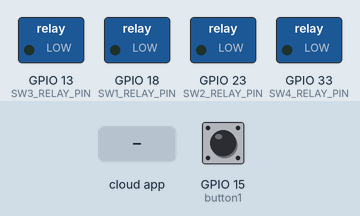
A sketch run on a simulated ESP32. Parts: switched loads named in the sketch (green lamp = pin HIGH). The inputs (shaded band) are chosen by the test bench; at power-on: GPIO 15 (button1) LOW. EEPROM starts erased.

Above: at 1.2 s.
1.3 s: GPIO 15 (button1) pulled HIGH for 0.15 s
At 2.1 s:
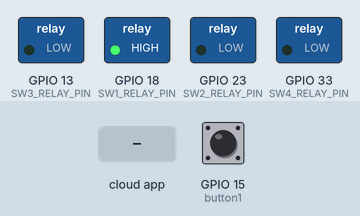
2.9 s: the phone or cloud app sets switch2 to 1
At 3.3 s:
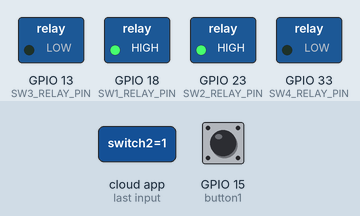
4.4 s: the phone or cloud app sets switch1 to 0
At 5.6 s:
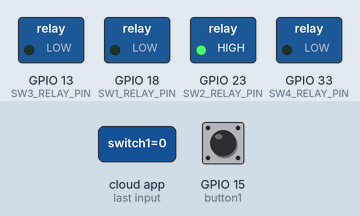
5.9 s: the phone or cloud app sets switch3 to 1
At 6.8 s:
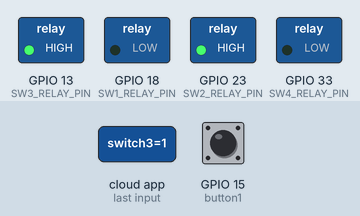
7.4 s: the phone or cloud app sets switch4 to 1
At 8.0 s:
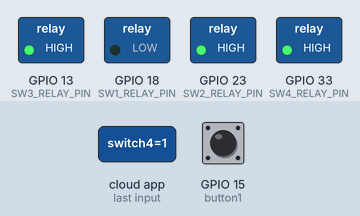
8.9 s: the phone or cloud app sets switch1 to 1
At 9.2 s:
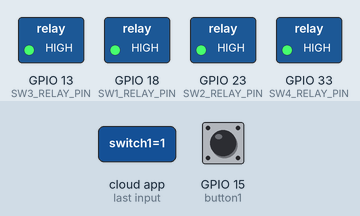
Timing chart, 0 to 11.4 s (numbered marks = the images above; inputs shaded):
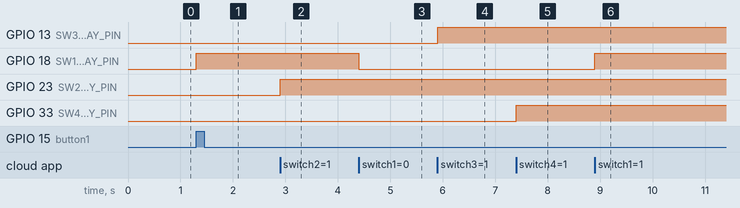

The sketch:

ESP32_Buton_Toggle_With_Timer.ino
```cpp
#include <ThingerESP32.h>
#include <EEPROM.h>

// --- THINGER.IO KİMLİK BİLGİLERİ ---
#define USERNAME "*********"
#define DEVICE_ID "*********"
#define DEVICE_CREDENTIAL "*********"

// --- AĞ BİLGİLERİ ---
#define SSID "*********"
#define SSID_PASSWORD "*********"

ThingerESP32 thing(USERNAME, DEVICE_ID, DEVICE_CREDENTIAL);

// --- RÖLE VE BUTON PİNLERİ ---
#define SW1_RELAY_PIN 18
#define SW2_RELAY_PIN 23
#define SW3_RELAY_PIN 13
#define SW4_RELAY_PIN 33

#define button1 15
#define button2 5
#define button3 14
#define button4 25

// --- EEPROM (KALICI HAFIZA) AYARLARI ---
#define EEPROM_SIZE 1
int timerMinutes = 5;

// --- SCHEDULING (ZAMANLAMA) DEĞİŞKENLERİ ---
bool scheduleActive = false;
bool relayState = false;
unsigned long previousMillis = 0;
unsigned long lastStreamMillis = 0;

// EKSİK OLAN VE HATA VERDİREN DEĞİŞKEN EKLENDİ
bool lastPhys1 = LOW;

void setup() {
  Serial.begin(115200);

  pinMode(SW1_RELAY_PIN, OUTPUT);
  pinMode(SW2_RELAY_PIN, OUTPUT);
  pinMode(SW3_RELAY_PIN, OUTPUT);
  pinMode(SW4_RELAY_PIN, OUTPUT);

  pinMode(button1, INPUT_PULLDOWN);
  pinMode(button2, INPUT_PULLDOWN);
  pinMode(button3, INPUT_PULLDOWN);
  pinMode(button4, INPUT_PULLDOWN);

  digitalWrite(SW1_RELAY_PIN, LOW);
  digitalWrite(SW2_RELAY_PIN, LOW);
  digitalWrite(SW3_RELAY_PIN, LOW);
  digitalWrite(SW4_RELAY_PIN, LOW);

  // --- EEPROM BAŞLATMA VE OKUMA ---
  EEPROM.begin(EEPROM_SIZE);
  int savedTime = EEPROM.read(0);

  if (savedTime >= 0 && savedTime <= 59) {
    timerMinutes = savedTime;
  }

  thing.add_wifi(SSID, SSID_PASSWORD);

  // --- ANAHTAR 1: ZAMANLAYICIYI BAŞLAT/DURDUR ---
  thing["switch1"] << [](pson& in){
    if(in.is_empty()) in = scheduleActive;
    else {
      scheduleActive = in;
      if(scheduleActive) {
        relayState = true;
        digitalWrite(SW1_RELAY_PIN, HIGH);
        previousMillis = millis();
      } else {
        relayState = false;
        digitalWrite(SW1_RELAY_PIN, LOW);
      }
    }
  };

  thing["switch2"] << [](pson& in){ if(!in.is_empty()) digitalWrite(SW2_RELAY_PIN, in ? HIGH : LOW); };
  thing["switch3"] << [](pson& in){ if(!in.is_empty()) digitalWrite(SW3_RELAY_PIN, in ? HIGH : LOW); };
  thing["switch4"] << [](pson& in){ if(!in.is_empty()) digitalWrite(SW4_RELAY_PIN, in ? HIGH : LOW); };

  // --- THINGER.IO SÜRE AYARI (SLIDER) & EEPROM ---
  thing["timer_slider"] << [](pson& in){
    if(in.is_empty()) {
      in = timerMinutes;
    } else {
      timerMinutes = in;
      EEPROM.write(0, timerMinutes);
      EEPROM.commit();
      previousMillis = millis();
    }
  };

  // --- THINGER.IO KALAN SÜRE GÖSTERGESİ ---
  thing["kalan_sure"] >> [](pson& out){
    if (scheduleActive && timerMinutes > 0) {
      unsigned long current = millis();
      unsigned long interval = timerMinutes * 60000UL;
      unsigned long elapsed = current - previousMillis;

      if (interval > elapsed) out = (interval - elapsed) / 1000;
      else out = 0;
    } else {
      out = 0;
    }
  };
}

void loop() {
  thing.handle();

  unsigned long currentMillis = millis();
  unsigned long interval = timerMinutes * 60000UL;

  // --- SCHEDULING (ZAMANLAMA DÖNGÜSÜ) ---
  if (scheduleActive && timerMinutes > 0) {
    if (currentMillis - previousMillis >= interval) {
      previousMillis = currentMillis;
      relayState = !relayState;
      digitalWrite(SW1_RELAY_PIN, relayState ? HIGH : LOW);
    }

    if (currentMillis - lastStreamMillis >= 1000) {
      lastStreamMillis = currentMillis;
      thing.stream("kalan_sure");
    }
  }

  // --- FİZİKSEL BUTON 1 ---
  bool phys1 = digitalRead(button1);
  if (phys1 == HIGH && lastPhys1 == LOW) {
    scheduleActive = !scheduleActive;
    if(scheduleActive) {
      relayState = true;
      digitalWrite(SW1_RELAY_PIN, HIGH);
      previousMillis = millis();
    } else {
      relayState = false;
      digitalWrite(SW1_RELAY_PIN, LOW);
    }
    thing.stream("switch1");
    delay(50);
  }
  lastPhys1 = phys1;
}
```

Measured:
- after the input at 1.3 s, GPIO 18 (SW1_RELAY_PIN): LOW → HIGH at once
- after the input at 2.9 s, GPIO 23 (SW2_RELAY_PIN): LOW → HIGH at once
- after the input at 4.4 s, GPIO 18 (SW1_RELAY_PIN): HIGH → LOW at once
- after the input at 5.9 s, GPIO 13 (SW3_RELAY_PIN): LOW → HIGH at once
- after the input at 7.4 s, GPIO 33 (SW4_RELAY_PIN): LOW → HIGH at once
- after the input at 8.9 s, GPIO 18 (SW1_RELAY_PIN): LOW → HIGH at once
